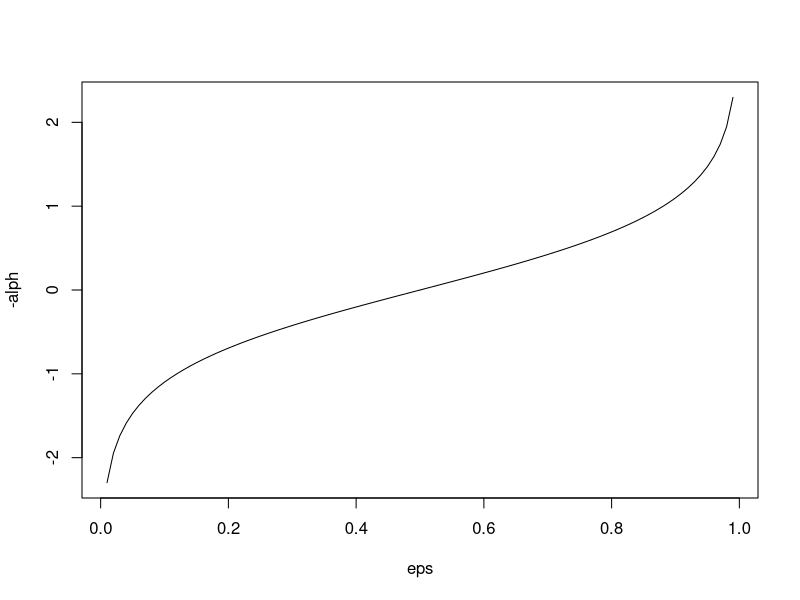
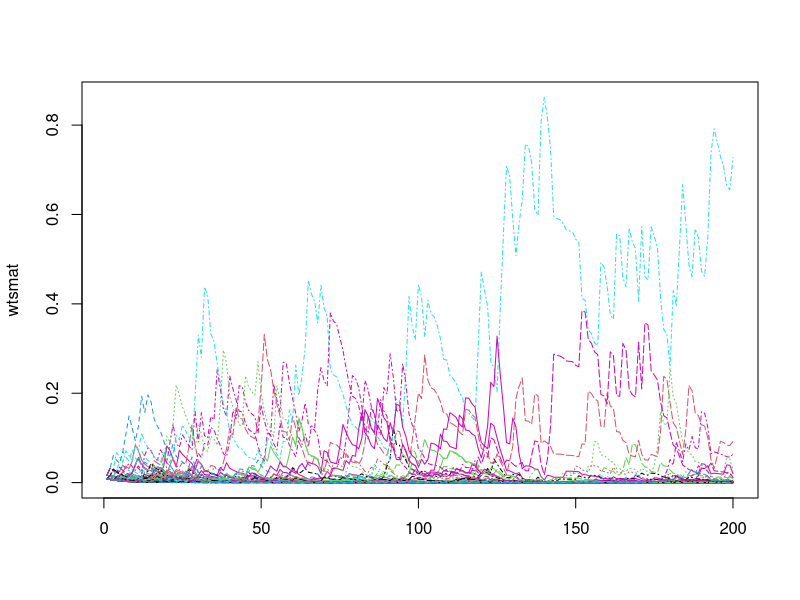

Recreate these plots in R, in order.
# view the shape
# error rate
eps <- seq(0.01, 0.99, 0.01)

# weights update constant
alph <- 0.5 * log((1-eps)/eps)
plot(eps, -alph, type="l")

# demo routine
n <- 100
k <- 200
true_probas <- c(0.8, 0.2)
probas <- c(0.8, 0.2)

true_vals <- c(rep(1, true_probas[1] * n)
               , rep(-1, true_probas[2] * n))
true_vals

wts <- rep(1/n)
wtsmat <- matrix(NA, ncol = n, nrow = k)
predsmat <- matrix(NA, ncol = n, nrow = k)
alphas <- numeric(k)
for(i in 1:k) {
  # generate errors and trues
  resps <- c(sample(c(1, -1)
                    , prob = probas
                    , size = true_probas[1] * n
                    , replace = TRUE)
             , sample(c(-1, 1)
                      , prob = probas
                      , size = true_probas[2] * n
                      , replace = TRUE))
  resps
  
  # choose alpha
  eps <- mean(ifelse(resps == -1, 1, 0))
  eps
  alph <- 0.5 * log((1-eps)/eps)
  alph
  # update distribution
  raws <- exp(-resps * true_vals * alph)
  raws
  wts <- wts * raws
  wts
  wts <- wts/(sum(wts))
  wts
  sum(wts)
  wtsmat[i, ] <- wts
  predsmat[i, ] <- resps
  alphas[i] <- alph
}
matplot(wtsmat, type="n")
matlines(wtsmat)
apply(predsmat * alphas, 2, sum)
sign(apply(predsmat * alphas, 2, sum))

